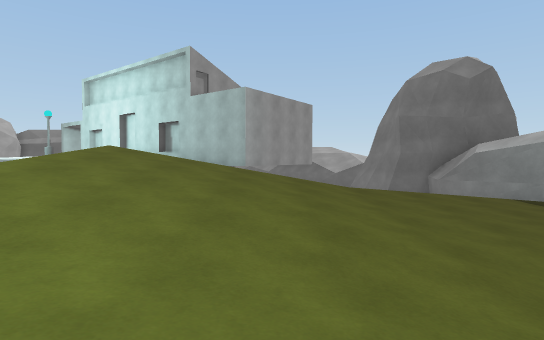
view 1 (above)

24 first-person views from a walk through a Unity game level. The camera is 1.2 m above the floor, tilts 2° down and sees 80° across. The floor is counted in squares, 2 m on a side. Each view is taken from the middle of a square. On the plan, view 1 faces up. The plan holds only what a view shows up to about 10 squares ahead; the rest is blank. The place goes on beyond the plan. The player character is not drawn. Surface patterns are stand-ins for the level's own textures.

view 2
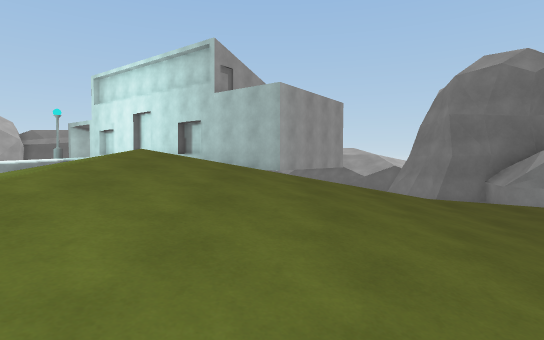

view 3
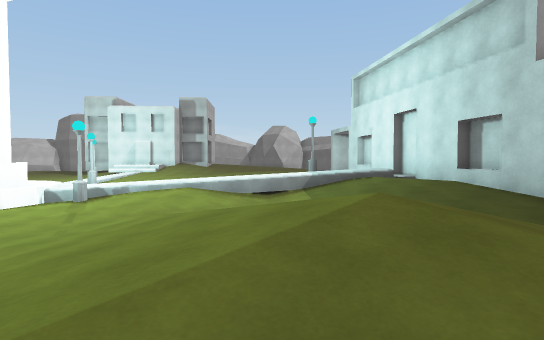

view 4
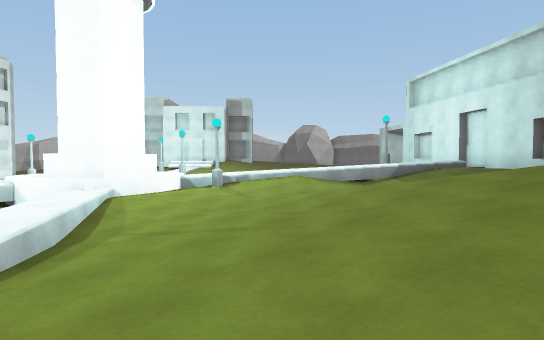

view 5
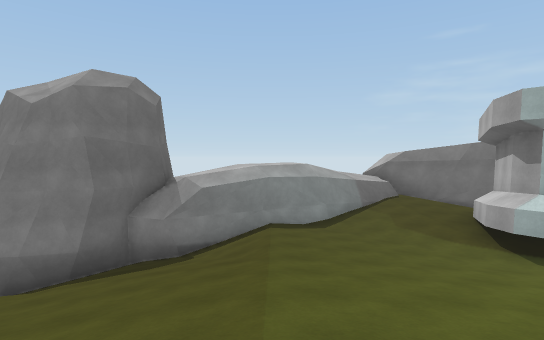

view 6
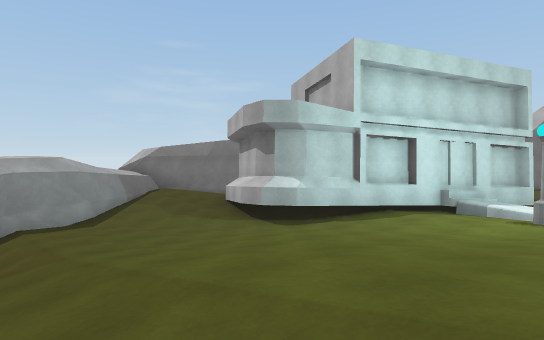

view 7
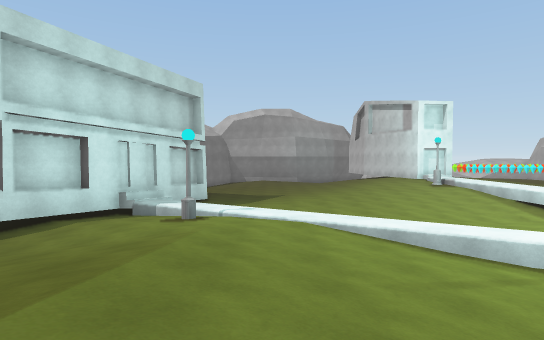

view 8
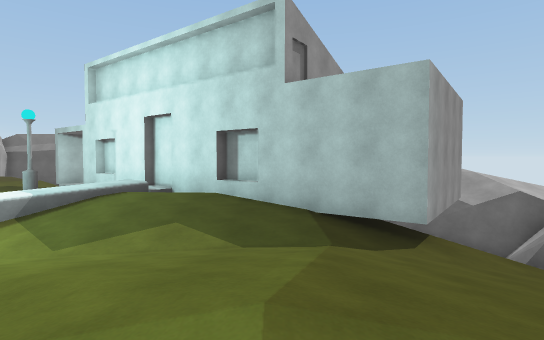

view 9
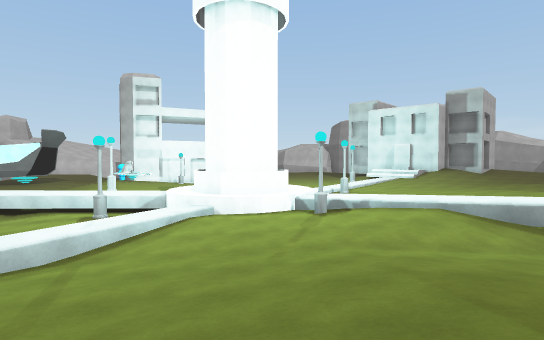

view 10
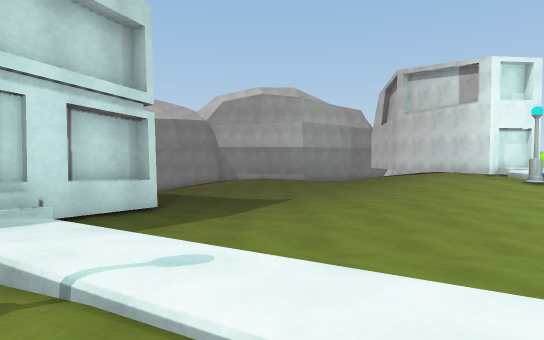

view 11
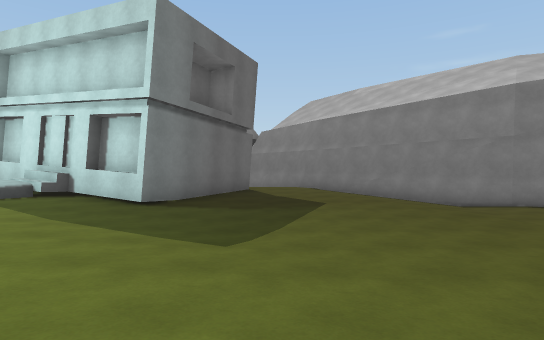

view 12
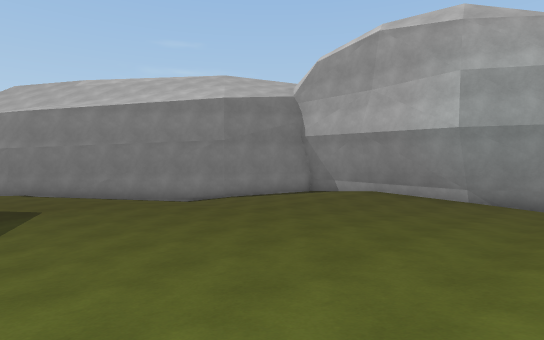

view 13
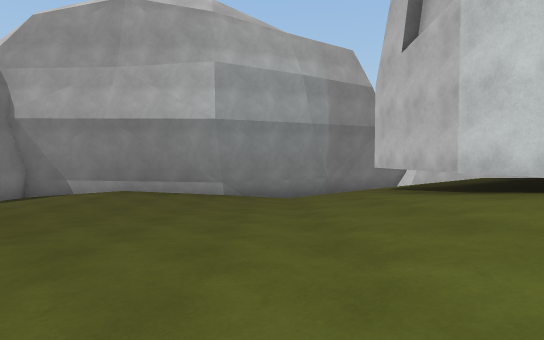

view 14
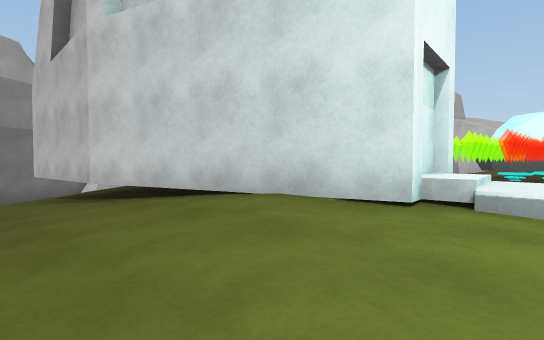

view 15
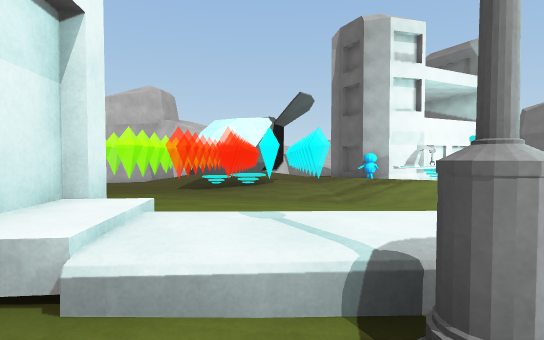

view 16
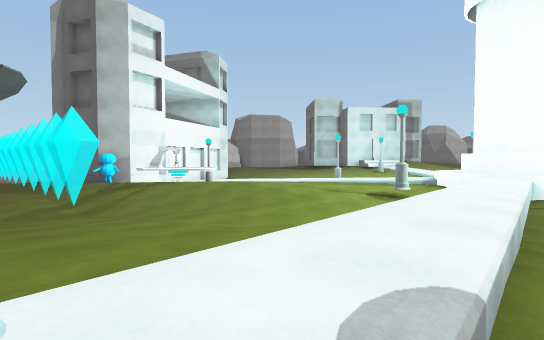

view 17
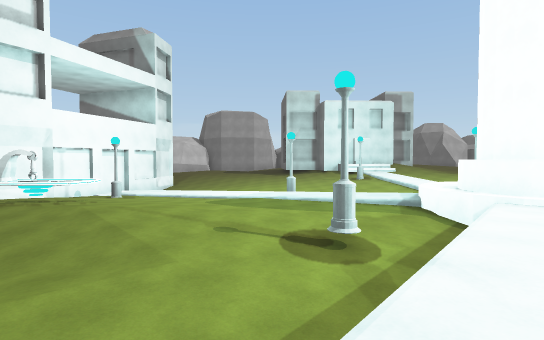

view 18
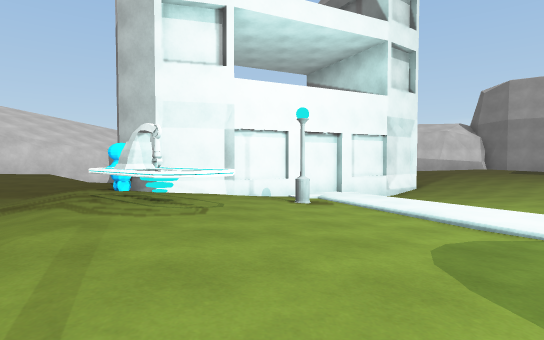

view 19
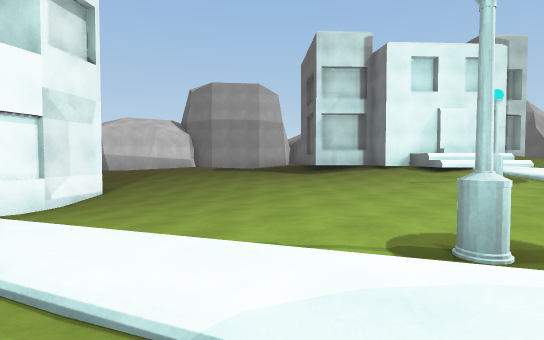

view 20
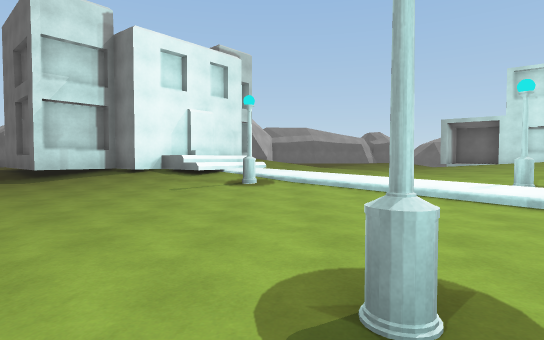

view 21
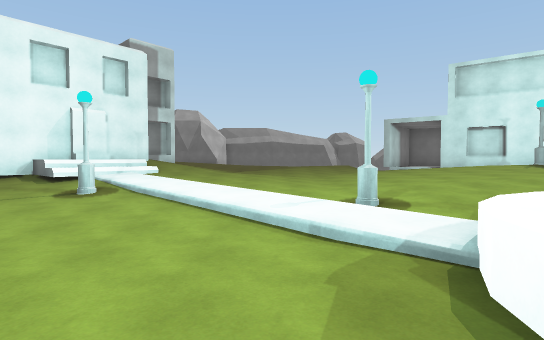

view 22
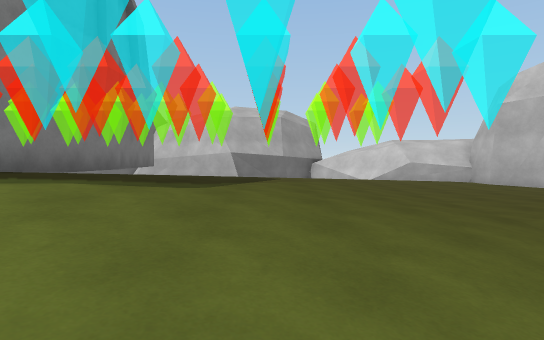

view 23
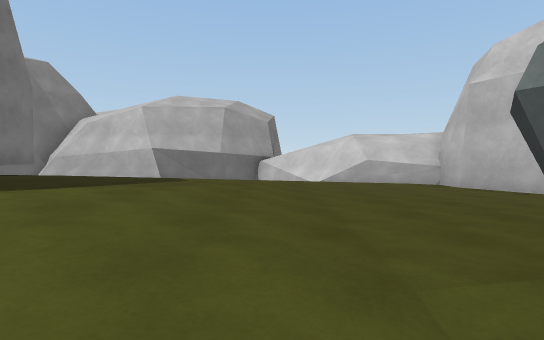

view 24
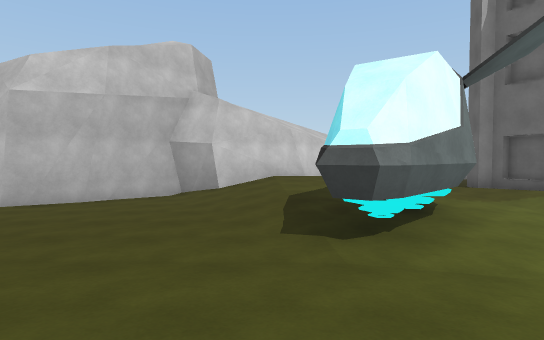

### Floor plan
Key: @ floor where view 1 was taken; # wall or solid block; . main floor; : floor 0.25 m higher than the main floor; - floor 0.25 m lower than the main floor; + floor 0.5 m higher than the main floor; _ floor 0.5 m lower than the main floor; * floor 0.75 m higher than the main floor; < floor 0.75 m lower than the main floor; % floor 1 m higher than the main floor; ( floor 1 m lower than the main floor; & floor 1.25 m higher than the main floor; ! floor 1.25 m lower than the main floor; $ floor 1.5 m higher than the main floor; / step, stairs or slope; = window, fence, low wall or low ledge; ^ raised ledge.
Columns run from 27 left of view 1 to 7 right of it. Each row starts with its distance up from view 1.
 15                    ##        ##
 14                     ##         #
 13      ##/%*  ++ **   =###      ##
 12 ######$//++++++*%%%&//&###    #
 11 :##+#///+++++++**% ==****##=/ ##
 10  .:::+/++/+++++**%#=++++*+#.///##
  9   ....:#:/+++++***=:.::+++.-_///#
  8   ........//:+++///+:+****+._///#
  7  ........../#::://++:+%&&%*+.///##
  6 .....-......// =/#::++%$$$%++..-_#
  5 ---__-....../ ##/:..:+*&$&*+:.-__##
  4 ______-.....=###*:...:+*&%*+.-____#
  3  #<___--.#/+/###///-.:++%*+:.___-.#
  2  ##<___....../==-//=-.:+*+:.___-..:
  1   #//----....-==-#-==+:+++:._###^.:
  0   #__#--...:.-=/--__-+/:+#:@##
 -1   ##_--..:::.#//____-.//#/..#
 -2    #/.^^:++:.-/*_____---//=##
 -3    ##.#:+:...-_*____--..--##
 -4   ###.::..--.-.*-_-....-__##
 -5  ##....-___-..:*......-___##
 -6  -.--____<_-.:+*+:::..-____###
 -7  ..--______..++*#:::.-_______#
 -8  :... ^___-.:++*/++:.-________
 -9  +:   ##__.:+++%/++.-__________/#
-10  #+::..##-.:++*##++.-________<<##
-11  #++:..--..:++*##+:._______<<<##
-12  ##.-___-..:+++###:-_____<<<(##
-13   #_____-..::++###.______<<!##
-14   #_____-..::+ ###-___<__<<(#
-15   ###___-....: ###__<<<__<<##
-16     #___-..... #.-__<<<__<<
-17     ##_----.....-__<<######
-18      ####   //  //####
-19         #  ########

Where each view was taken, in squares from view 1:
view 1: 0 up, 0 right, facing up
view 2: 1 up, 1 left, facing up
view 3: 4 up, 2 left, facing up-left
view 4: 1 up, 3 left, facing up-left
view 5: 6 up, 3 left, facing right
view 6: 7 up, 3 left, facing down-right
view 7: 6 up, 4 left, facing down
view 8: 5 up, 3 left, facing up
view 9: 5 up, 3 left, facing left
view 10: 1 up, 4 left, facing down
view 11: 8 down, 8 left, facing right
view 12: 8 down, 8 left, facing down-right
view 13: 9 down, 7 left, facing down
view 14: 8 down, 8 left, facing down-left
view 15: 8 down, 10 left, facing left
view 16: 8 down, 11 left, facing up-left
view 17: 4 down, 12 left, facing up-left
view 18: 1 down, 16 left, facing left
view 19: 1 up, 18 left, facing up-left
view 20: 2 up, 19 left, facing up
view 21: 3 up, 16 left, facing up
view 22: 7 down, 16 left, facing down
view 23: 9 down, 18 left, facing down
view 24: 11 down, 16 left, facing left
